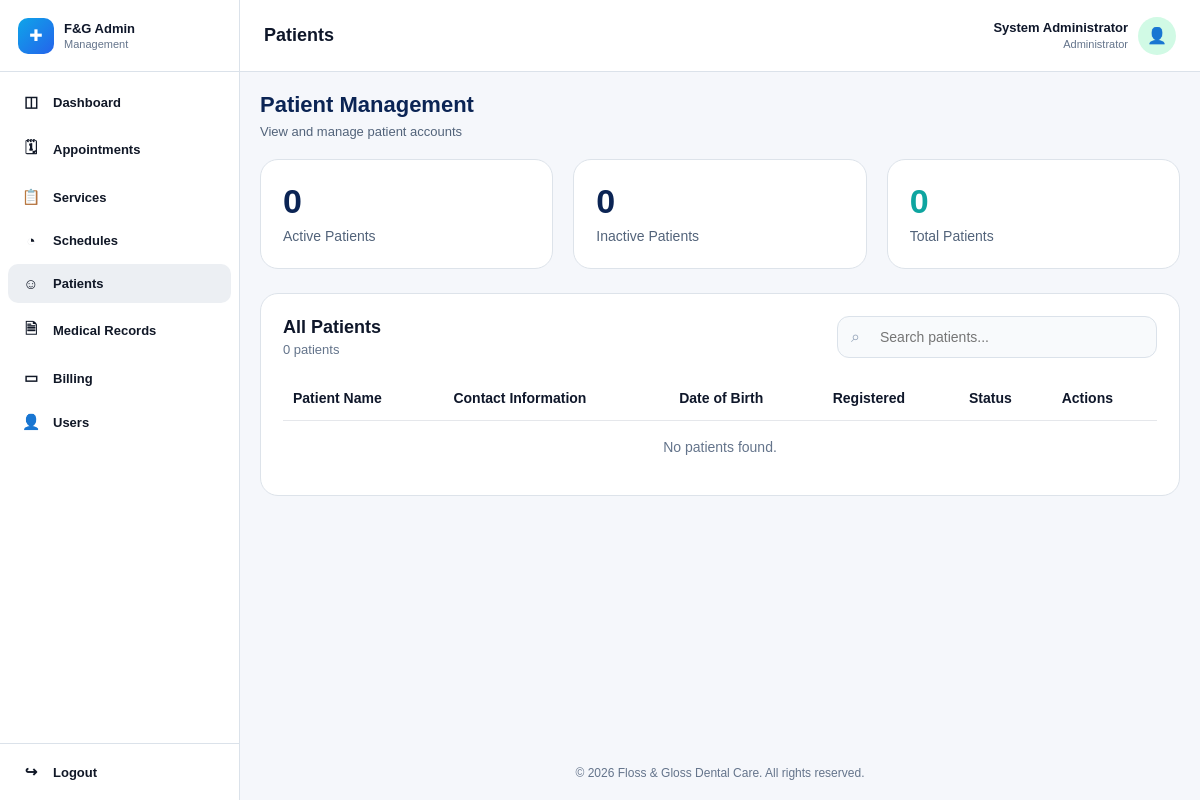
Before: /admin/manage-patients.php (signed in) with the older database file.
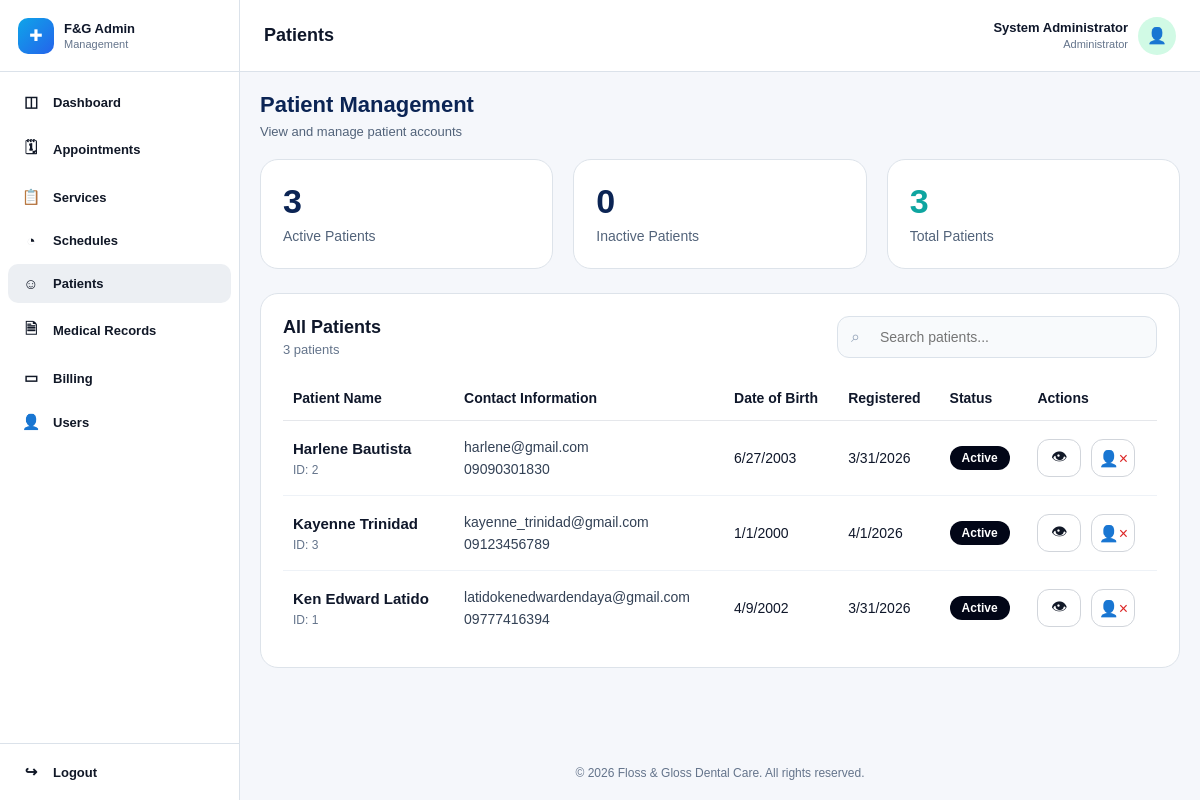
After: the same page with the newer database file.
### tables this page shows
CREATE TABLE `patient_profiles` (
  `patient_id` int(11) NOT NULL,
  `user_id` int(11) NOT NULL,
  `first_name` varchar(100) NOT NULL,
  `middle_name` varchar(100) DEFAULT NULL,
  `last_name` varchar(100) NOT NULL,
  `sex` enum('male','female','prefer_not_to_say') DEFAULT NULL,
  `birth_date` date DEFAULT NULL,
  `address` text DEFAULT NULL,
  `emergency_contact_name` varchar(150) DEFAULT NULL,
  `emergency_contact_phone` varchar(20) DEFAULT NULL,
  `notes` text DEFAULT NULL,
  `created_at` timestamp NOT NULL DEFAULT current_timestamp(),
  `updated_at` timestamp NOT NULL DEFAULT current_timestamp() ON UPDATE current_timestamp()
);

CREATE TABLE `users` (
  `user_id` int(11) NOT NULL,
  `role` enum('patient','staff','system_admin','dentist') NOT NULL,
  `email` varchar(150) NOT NULL,
  `phone` varchar(20) DEFAULT NULL,
  `password_hash` varchar(255) NOT NULL,
  `account_status` enum('active','inactive','deactivated','suspended') NOT NULL DEFAULT 'active',
  `email_verified` tinyint(1) NOT NULL DEFAULT 0,
  `created_at` timestamp NOT NULL DEFAULT current_timestamp(),
  `updated_at` timestamp NOT NULL DEFAULT current_timestamp() ON UPDATE current_timestamp()
);

### admin/manage-patients.php (the view, shortened to what the changed rows need)
<?php
require_once '../config/database.php';
function safeDate(?string $date, string $format = 'n/j/Y'): string {
    $ts = strtotime($date);
    return $ts ? date($format, $ts) : 'N/A';
}
$patients = [];
$active_count = 0;
$inactive_count = 0;
$total_count = 0;
$patients_sql = "
    SELECT
        pp.patient_id,
        pp.user_id,
        pp.first_name,
        pp.middle_name,
        pp.last_name,
        pp.birth_date,
        pp.created_at AS patient_created_at,
        u.email,
        u.phone,
        u.account_status,
        u.created_at AS user_created_at
    FROM patient_profiles pp
    INNER JOIN users u ON pp.user_id = u.user_id
    WHERE u.role = 'patient'
    ORDER BY pp.first_name ASC, pp.last_name ASC
";
$patients_result = mysqli_query($conn, $patients_sql);
if ($patients_result) {
    while ($row = mysqli_fetch_assoc($patients_result)) {
        $full_name = trim(($row['first_name'] ?? '') . ' ' . ($row['last_name'] ?? ''));
        $row['full_name'] = $full_name;
        $status = strtolower(trim($row['account_status'] ?? 'inactive'));
        $row['display_status'] = ($status === 'active') ? 'Active' : 'Inactive';
        if ($status === 'active') {
            $active_count++;
        } else {
            $inactive_count++;
        }
        $patients[] = $row;
        $total_count++;
    }
}
include("../includes/admin-header.php");
include("../includes/admin-sidebar.php");
?>
<div class="main-area">
    <div class="topbar">
        <h1>Patients</h1>
    </div>
    <div class="content">
        <div class="patients-top">
            <h2>Patient Management</h2>
        </div>
        <div class="stats-grid">
            <div class="stat-card">
                <div class="value"><?php echo $active_count; ?></div>
                <div class="label">Active Patients</div>
            </div>
            <div class="stat-card total">
                <div class="value"><?php echo $total_count; ?></div>
                <div class="label">Total Patients</div>
            </div>
        </div>
        <section class="panel">
            <div class="panel-head">
                <div class="panel-title">
                    <h3>All Patients</h3>
                    <p><?php echo $total_count; ?> patients</p>
                </div>
            </div>
            <div class="table-wrap">
                <table class="patients-table">
                    <thead>
                        <tr>
                            <th>Patient Name</th>
                            <th>Contact Information</th>
                            <th>Date of Birth</th>
                            <th>Registered</th>
                            <th>Status</th>
                            <th>Actions</th>
                        </tr>
                    </thead>
                    <tbody id="patientsTableBody">
                        <?php if (count($patients) > 0): ?>
                            <?php foreach ($patients as $patient): ?>
                                <?php
                                    $status_class = strtolower($patient['display_status']) === 'active' ? 'active' : 'inactive';
                                    $email = $patient['email'] ?? 'N/A';
                                    $phone = $patient['phone'] ?? 'N/A';
                                    $birth_date = safeDate($patient['birth_date'] ?? null, 'n/j/Y');
                                    $registered_date = safeDate($patient['user_created_at'] ?? $patient['patient_created_at'] ?? null, 'n/j/Y');
                                ?>
                                <tr
                                    data-search="<?php echo htmlspecialchars(strtolower(
                                        ($patient['full_name'] ?? '') . ' ' .
                                        ($patient['email'] ?? '') . ' ' .
                                        ($patient['phone'] ?? '') . ' ' .
                                        ($patient['patient_id'] ?? '')
                                    )); ?>"
                                >
                                    <td>
                                        <div class="patient-name"><?php echo htmlspecialchars($patient['full_name']); ?></div>
                                        <div class="patient-id">ID: <?php echo (int)$patient['patient_id']; ?></div>
                                    </td>
                                    <td>
                                        <div class="contact-line"><?php echo htmlspecialchars($email); ?></div>
                                        <div class="contact-line"><?php echo htmlspecialchars($phone ?: 'N/A'); ?></div>
                                    </td>
                                    <td><?php echo htmlspecialchars($birth_date); ?></td>
                                    <td><?php echo htmlspecialchars($registered_date); ?></td>
                                    <td>
                                        <span class="status-pill <?php echo $status_class; ?>">
                                            <?php echo htmlspecialchars($patient['display_status']); ?>
                                        </span>
                                    </td>
                                    <td>
                                        <div class="actions-wrap">
                                            <button
                                                type="button"
                                                class="icon-btn view"
                                                title="View"
                                                data-id="<?php echo (int)$patient['patient_id']; ?>"
                                                data-name="<?php echo htmlspecialchars($patient['full_name'], ENT_QUOTES); ?>"
                                                data-email="<?php echo htmlspecialchars($email, ENT_QUOTES); ?>"
                                                data-phone="<?php echo htmlspecialchars($phone ?: 'N/A', ENT_QUOTES); ?>"
                                                data-birth="<?php echo htmlspecialchars($birth_date, ENT_QUOTES); ?>"
                                                data-registered="<?php echo htmlspecialchars($registered_date, ENT_QUOTES); ?>"
                                                data-status="<?php echo htmlspecialchars($patient['display_status'], ENT_QUOTES); ?>"
                                            >👁</button>
                                            <?php $is_active = strtolower($patient['display_status']) === 'active'; ?>
                                            <a
                                                href="../actions/toggle-patient-status.php?id=<?php echo (int)$patient['patient_id']; ?>"
                                                class="icon-btn <?php echo $is_active ? 'deactivate' : 'activate'; ?>"
                                                title="<?php echo $is_active ? 'Deactivate' : 'Activate'; ?>"
                                                onclick="return confirm('Change this patient account status?');"
                                                style="<?php echo $is_active
                                                    ? ''
                                                    : 'background:#020617; color:#22c55e; border-color:#020617;'; ?>"
                                            >
                                                <?php echo $is_active ? '👤×' : '👤✓'; ?>
                                            </a>
                                        </div>
                                    </td>
                                </tr>
                            <?php endforeach; ?>
                        <?php else: ?>
                            <tr>
                                <td colspan="6" class="empty-state">No patients found.</td>
                            </tr>
                        <?php endif; ?>
                    </tbody>
                </table>
            </div>
        </section>
        <?php include("../includes/admin-footer.php"); ?>

Changed rows visible on the page:
added patient_profiles: full_name "Harlene Bautista", patient_id "2", user.email "harlene@gmail.com", user.phone "09090301830", birth_date "6/27/2003", user.created_at "3/31/2026", display_status "Active"
added patient_profiles: full_name "Kayenne Trinidad", patient_id "3", user.email "kayenne_trinidad@gmail.com", user.phone "09123456789", birth_date "1/1/2000", user.created_at "4/1/2026", display_status "Active"
added patient_profiles: full_name "Ken Edward Latido", patient_id "1", user.email "latidokenedwardendaya@gmail.com", user.phone "09777416394", birth_date "4/9/2002", user.created_at "3/31/2026", display_status "Active"
Other visible differences:
$active_count: "0" → "3"
$total_count: "0" → "3"
text no longer shown: "No patients found."
